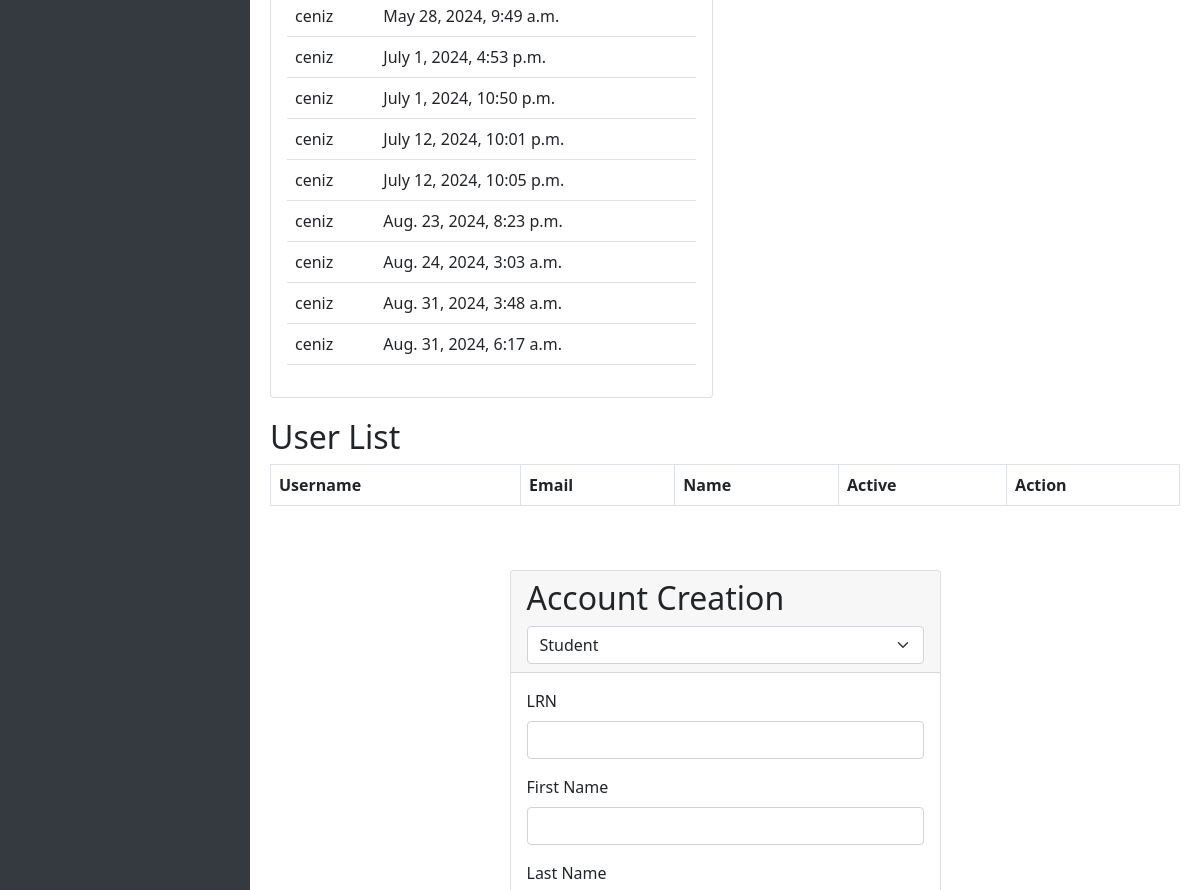
The page /adminside/home/ (middle part) on the database as committed earlier.
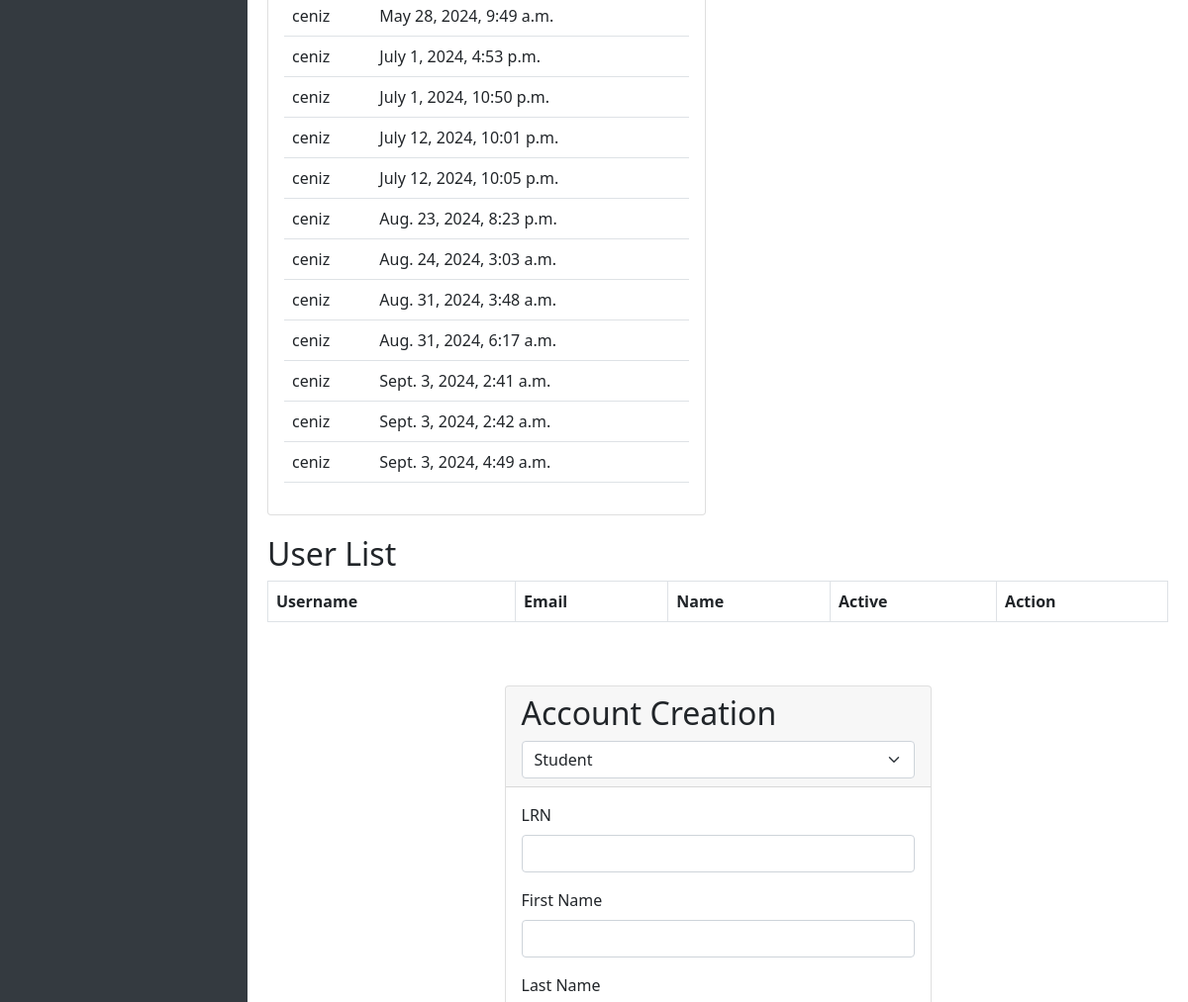
The same page on the database as committed later.
### adminside/models.py (models this page shows)
class UserActivity(models.Model):
    user = models.ForeignKey(User, on_delete=models.CASCADE)
    login_time = models.DateTimeField()
    logout_time = models.DateTimeField(null=True, blank=True)
    active = models.BooleanField(default=False)

### adminside/views.py (the view)
# urls.py: path('home/', views.your_view),
def your_view(request):
    user_activities = UserActivity.objects.all()
    for activity in user_activities:
        print(activity.user.username, activity.login_time, activity.logout_time, activity.active)
    else:
        print("nothing")
    context = {
        'user_activities': user_activities
    }
    return render(request, 'book_page_views.html', context)

### adminside/templates/book_page_views.html (shortened to what this page needs)
<!DOCTYPE html>
<html lang="en">
<head>
    <link href="https://cdn.jsdelivr.net/npm/bootstrap@5.0.0-beta3/dist/css/bootstrap.min.css" rel="stylesheet">
</head>
<body>
    <div id="sidebar-wrapper">
    </div>
    <div id="page-content-wrapper">
        <br>
        <div id="overview-section">
            <div class="row">
                <div class="col-md-6">
                    <div class="card">
                        <div class="card-body">
                            <table class="table">
                                <tbody>
                                    {% for activity in user_activities %}
                                    <tr>
                                        <td>{{ activity.user.username }}</td>
                                        <td>{{ activity.login_time }}</td>
                                    </tr>
                                    {% empty %}
                                    <tr>
                                        <td colspan="3">No user activities</td>
                                    </tr>
                                    {% endfor %}
                                </tbody>
                            </table>
                        </div>
                    </div>
                </div>
            </div>
        </div>
        <div id="analytics-section">
            <h2>User List</h2>
            <div class="table-responsive">
                <table class="table table-bordered">
                    <thead>
                        <tr>
                            <th>Username</th>
                            <th>Email</th>
                            <th>Name</th>
                            <th>Active</th>
                            <th>Action</th>
                        </tr>
                    </thead>
                </table>
            </div>
        </div>
        <div id="Create-section">
            <div class="container">
                <div class="row justify-content-center mt-5">
                    <div class="col-md-6">
                        <div class="card">
                            <div class="card-header">
                                <h2>Account Creation</h2>
                                <select class="form-select" id="role" name="role" onchange="toggleForm()">
                                    <option value="Student">Student</option>
                                </select>
                            </div>
                            <div class="card-body">
                                <form id="student-form" method="post" action="{% url 'create_account' %}">
                                    <div class="mb-3">
                                        <label for="lrn" class="form-label">LRN</label>
                                        <input type="text" class="form-control" id="lrn" name="lrn">
                                    </div>
                                    <div class="mb-3">
                                        <label for="fname" class="form-label">First Name</label>
                                        <input type="text" class="form-control" id="fname" name="fname">
                                    </div>
                                    <div class="mb-3">
                                        <label for="lname" class="form-label">Last Name</label>
                                    </div>
                                </form>
                            </div>
                        </div>
                    </div>
                </div>
            </div>
        </div>
</body>
</html>

Rows that differ between the two databases and show on the page:
added UserActivity: user.username "ceniz", login_time "Sept. 3, 2024, 2:41 a.m."
added UserActivity: user.username "ceniz", login_time "Sept. 3, 2024, 2:42 a.m."
added UserActivity: user.username "ceniz", login_time "Sept. 3, 2024, 4:49 a.m."
